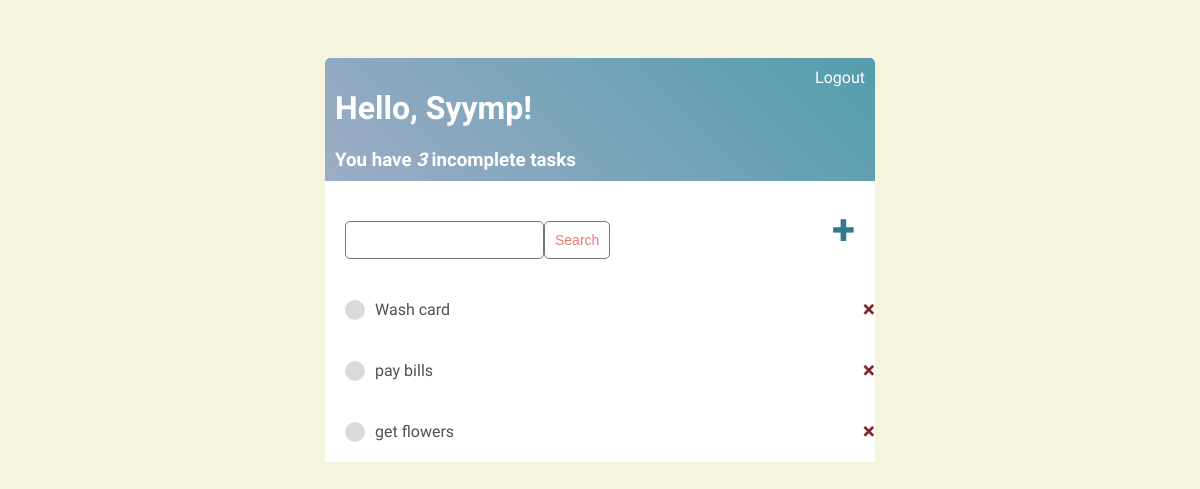
Before: / (signed in) with the older database file.
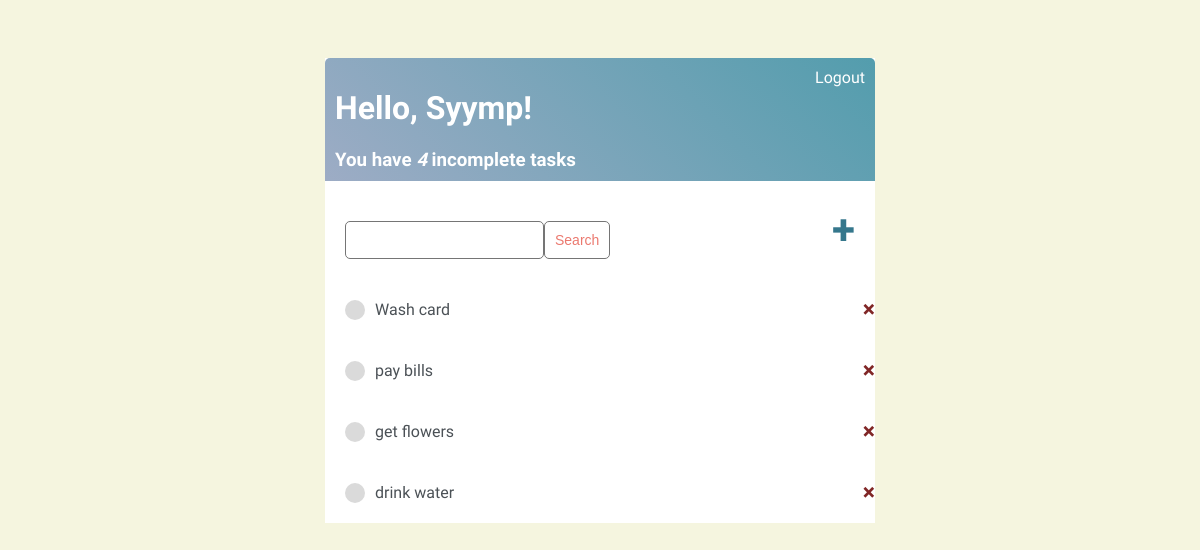
After: the same page with the newer database file.
### base/models.py (models this page shows)
class Task(models.Model):
    user = models.ForeignKey(User, on_delete=models.CASCADE, null=True, blank=True)
    title = models.CharField(max_length=200)
    description = models.TextField(null=True, blank=True)
    complete = models.BooleanField(default=False)
    created = models.DateTimeField(auto_now_add=True)
    def __str__(self): return self.title
    class Meta: ordering = ['complete']

### base/views.py (the view)
# urls.py: path('', Tasklist.as_view(), name='tasks'),
class Tasklist(LoginRequiredMixin, ListView):
    model = Task
    context_object_name = 'tasks'
    template_name = 'base/task_list.html'
    def get_context_data(self, **kwargs):
        context = super().get_context_data(**kwargs)
        context['tasks'] = context['tasks'].filter(user=self.request.user)
        context['count'] = context['tasks'].filter(complete=False).count()
        search_input = self.request.GET.get('search-area') or ''
        if search_input:
            context['tasks'] = context['tasks'].filter(
                title__startswith=search_input)
            context['search_input'] = search_input
        return context

### base/templates/base/task_list.html (shortened to what this page needs)
{% extends 'base/main.html' %}
{% block content %}
<div class="header-bar">
    <div>
        <h1>Hello, {{request.user|title}}!</h1>
        <h3 style="margin:0">You have <i>{{count}}</i> incomplete task{{count|pluralize}}</h3>
    </div>
    {% if request.user.is_authenticated %}
     <a href="{% url 'logout' %}">Logout</a>
{% else %}
     <a href="{% url 'login' %}">Login</a>
{% endif %}
</div>
<div id="search-add-wrapper">
    <form method="get" style="margin-top: 20px; display:flex;">
    <input type="text" name="search-area" value="{{search_input}}">
    <input class="button" type="submit" value="Search">
</form>
    <a id="add-link" href="{% url 'task-create' %}"><b>&#43;</b></a>
</div>
<div class="task-items-wrapper">
    {% for task in tasks %}
       <div class="task-wrapper">
           {% if task.complete %}
              <div class="task-title">
                  <div class="task-complete-icon"></div>
                  <i><s><a href="{% url 'task-update' task.id %}">{{task}}</a></s></i>
              </div>
           <a class="delete-link" href="{% url 'task-delete' task.id %}"><b>&#215;</b></a>
           {% else %}
              <div class="task-title">
                  <div class="task-incomplete-icon"></div>
                  <a href="{% url 'task-update' task.id %}">{{task}}</a>
              </div>
           <a class="delete-link" href="{% url 'task-delete' task.id %}">&#215;</a>
           {% endif %}
       </div>
    {% empty %}
    <h3>No items in list</h3>
    {% endfor %}
</div>
{% endblock %}

Changed rows visible on the page:
added Task: title "drink water"
Other visible differences:
{{ count }}: "3" → "4"
